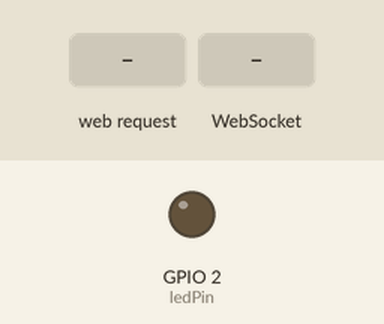
Simulated run of this sketch. Board: ESP32. Parts: output pins drawn as LEDs (lit = HIGH). The inputs (shaded band) are chosen by the test bench. WiFi joins after 1.5 s; servers stay silent unless stated; a WiFi scan finds three made-up networks; what the sketch prints to the serial monitor is not drawn.

Above: at 2.7 s.
2.8 s: HTTP request GET /toggle received
At 4.0 s:
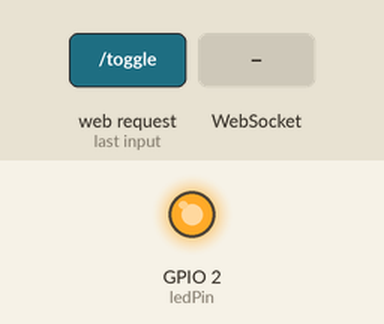
4.3 s: WebSocket text "1" received
5.8 s: HTTP request GET /scan received
Timing chart, 0 to 8.8 s (numbered marks = the images above; inputs shaded):
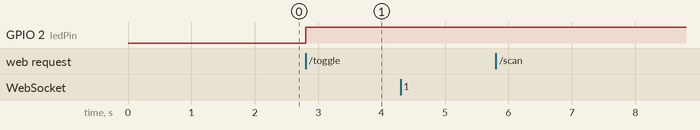

Measured:
- after the input at 2.8 s, GPIO 2 (ledPin): LOW → HIGH at once
- after the input at 4.3 s, every drawn part: stays the same
- after the input at 5.8 s, every drawn part: stays the same

The sketch:

Web-Dashboard.ino
```cpp
#include <WiFi.h>
#include <WebServer.h>
#include <WebSocketsServer.h>

const char* ssid = "ARIFY";
const char* passwd = "arifESAT?";

WebServer server(80);
WebSocketsServer webSocket = WebSocketsServer(81);

const int ledPin = 2;
bool ledState = false;

unsigned long bootTime;

extern "C"{
  int temprature_sens_read();
}

float readInternalTempC(){
  int raw = temprature_sens_read();
  return raw - 80;
  //dahili sensor yeterince tutarli olmadigi icin normalize etmeye calisiyoruz
  //sonuclar demo icindir gercek degeri yansitmaz
}

String getStatusJSON(){
  long rssi = WiFi.RSSI(); //Recieved signal strength indicator
  unsigned long uptime = (millis() - bootTime) / 1000;
  float temp = readInternalTempC();

  String json = "{";
  json += "\"led\":\"" + String(ledState ? "ON" : "OFF") + "\",";
  json += "\"uptime\":\"" + String(uptime) + "\",";
  json += "\"ip\":\"" + WiFi.localIP().toString() + "\",";
  json += "\"rssi\":\"" + String(rssi) + "\",";
  json += "\"temp\":\"" + String(temp, 1) + "\"";
  json += "}";
  return json;
}

void handleRoot(){
  String html = R"====(
  <!DOCTYPE html>
  <html>
  <head>
    <meta charset="UTF-8">
    <title>ESP32 Dashboard</title>
    <style>
      body { font-family: Arial; background: #111; color: white; text-align: center; }
      .card {
        background: #222; padding: 20px; margin: 20px auto; width: 300px;
        border-radius: 12px; box-shadow: 0px 0px 10px #000;
      }
      button {
        background: #0d6efd; color: white; padding: 10px 20px;
        border: none; border-radius: 8px; cursor: pointer; font-size: 18px;
      }
    </style>
    <script src="https://cdn.jsdelivr.net/npm/chart.js"></script>
    <script>
      let ws = new WebSocket("ws://" + location.host + ":81");

      let tempData = [];
      let rssiData = [];
      let labels = [];

      let ctx = null;
      let chart = null;

      function createChart(){
        ctx = document.getElementById("chart").getContext("2d");
        chart = new Chart(ctx, {
          type: "line",
          data: {
            labels: labels,
            datasets: [
              {label : "RSSI (dBm)", data: rssiData, borderWidth: 2}
            ]
          }
        });
      }

      ws.onmessage = (event) => {
        let data = JSON.parse(event.data);
        document.getElementById("led").innerText = data.led;
        document.getElementById("uptime").innerText = data.uptime + "sec";
        document.getElementById("ip").innerText = data.ip;
        document.getElementById("rssi").innerText = data.rssi + "dBm";
        document.getElementById("temp").innerText = data.temp + "C";

        labels.push(new Date().toLocaleTimeString());
        // tempData.push(data.temp);
        rssiData.push(data.rssi);

        if(labels.length > 30){
          labels.shift();
          // tempData.shift();
          rssiData.shift();
        }

        chart.update();
      };

      function scanWifi(){
        let listDiv = document.getElementById("wifi-list");
        listDiv.innerHTML = "Taraniyor...";

        fetch("/scan")
          .then(response => response.json())
          .then(data => {
            listDiv.innerHTML = "";
            if(data.length === 0){
              listDiv.innerHTML = "Ag Bulunamadi.";
              return
            }

            let html = "<ul>";
            data.forEach(net => {
              html += `<li>${net.ssid}(${net.rssi} dBm) - ${net.enc}</li>`;
            });
            html += "</ul>";
            listDiv.innerHTML = html;
          })
          .catch(err => {
            listDiv.innerHTML = "Tarama hatasi: " + err;
          });
      }
    </script>
  </head>
  <body>
    <h1>ESP32 Dashboard</h1>

    <div class="card">
      <h2>LED Durumu: <span id="led">-</span></h2>
      <button onclick="fetch('/toggle')">LED Aç/Kapat</button>
    </div>

    <div class="card">
      <h2>Wi-Fi Taramasi</h2>
      <button onclick="scanWifi()">Ag Tara</button>
      <div id="wifi-list"></div>
    </div>

    <div class="card">
      <h3>IP Adresi:</h3>
      <p id="ip">-</p>

      <h3>Uptime:</h3>
      <p id="uptime">-</p>

      <h3>Wi-Fi Sinyal Gücü:</h3>
      <p id="rssi">-</p>

      <h3> Sıcaklık</h3>
      <p id="temp">-</p>
    </div>
    <canvas id="chart" width="300" height="200"></canvas>
    <script>createChart();</script>

  </body>
  </html>
  )====";

  server.send(200, "text/html; charset=UTF-8", html);
}

void handleToggle(){
  Serial.println("Toggle istegi geldi!");
  ledState = !ledState;
  digitalWrite(ledPin, ledState ? HIGH : LOW);
  server.send(200, "text/plain", ledState ? "ON" : "OFF");
}

void webSocketEvent(uint8_t num, WStype_t type, uint8_t * payload, size_t length){
  if(type == WStype_CONNECTED){
    Serial.println("WebSocket Connected");
  }
}

void handleScan(){
  Serial.println("Ag tarams istegi...");
  int n = WiFi.scanNetworks();
  Serial.printf("%d ag bulundu. \n", n);
  //Json olustur
  String json = "[";
  //her ag icin girdiler al
  for(int i = 0; i < n; ++i){
    String ssid = WiFi.SSID(i);
    int rssi = WiFi.RSSI(i);
    String enc = (WiFi.encryptionType(i) == WIFI_AUTH_OPEN ? "On" : "Password Secured");

    json += "{\"ssid\":\"" + ssid + "\",";
    json += "\"rssi\":" + String(rssi) + ",";
    json += "\"enc\":\"" + enc + "\"}";
    //bulunan son ag degilse virgul ekle
    if(i < (n - 1)){
      json += ",";
    }
  }
  json += "]";

  server.send(200, "application/json; charset=UTF-8", json);
}

void setup(){
  Serial.begin(115200);
  pinMode(ledPin, OUTPUT);
  digitalWrite(ledPin, LOW);

  bootTime = millis();

  WiFi.begin(ssid, passwd);
  Serial.print("Connecting to Wi-Fi");

  while(WiFi.status() != WL_CONNECTED){
    delay(500);
    Serial.print(".");
  }

  Serial.println("\nWiFi connected!");
  Serial.println(WiFi.localIP());

  server.on("/", handleRoot);
  server.on("/toggle", handleToggle);
  server.on("/scan", handleScan);

  server.begin();

  webSocket.begin();
  webSocket.onEvent(webSocketEvent);
}

void loop(){
  server.handleClient();

  webSocket.loop();

  static unsigned long lastSend = 0;
  if(millis() - lastSend > 1000){
    lastSend = millis();
    String json = getStatusJSON();
    webSocket.broadcastTXT(json);
  }
}
```
